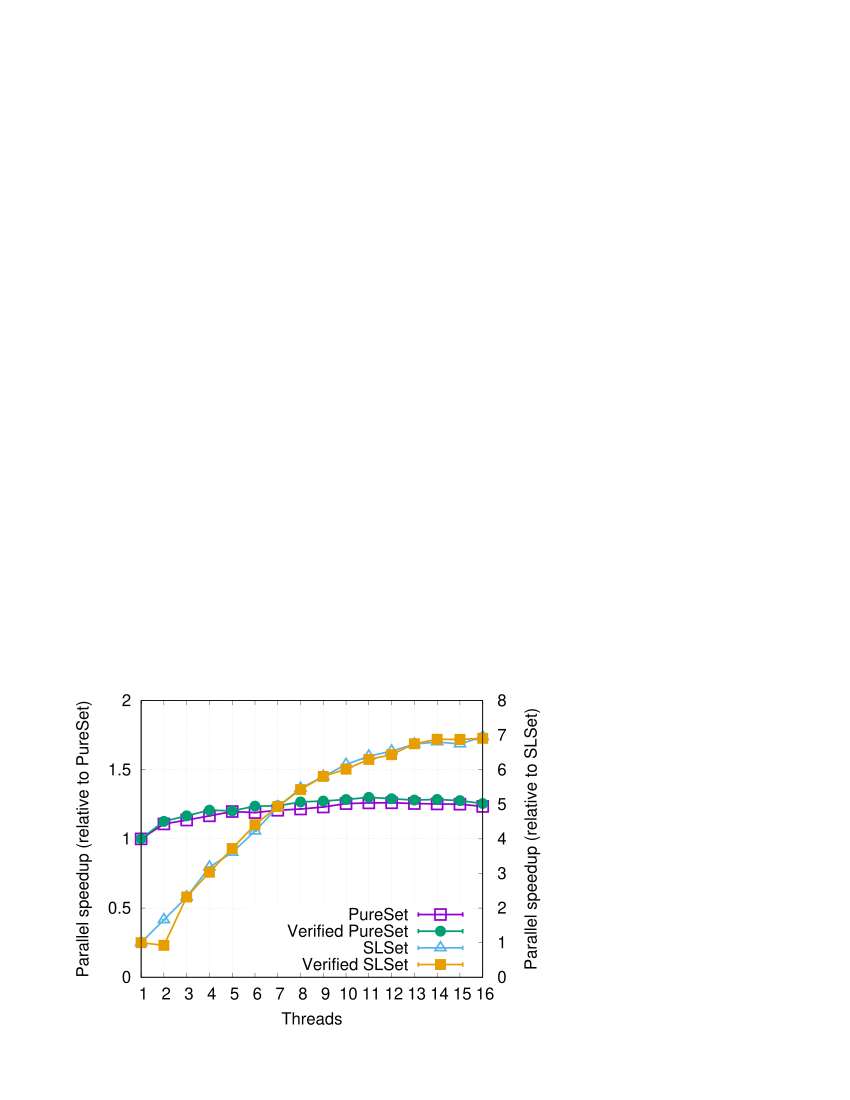

The gnuplot source for this figure:
set terminal postscript eps enhanced color font 'Helvetica,24'
set output "set.eps"
set format y "%g"
set grid xtics
set grid ytics
set grid ztics
set xlabel "Threads"
set xtics 1
set ylabel "Parallel speedup (relative to PureSet)"
set ytics nomirror
set yrange [0:2]
set y2label "Parallel speedup (relative to SLSet)"
set y2tics nomirror
set y2range [0:8]
set key bottom right
set datafile separator ","

pureset_init=system("head -1 reports/pureset.csv | cut -f2 -d,")
slset_init=system("head -1 reports/slset.csv | cut -f2 -d,")

plot "reports/pureset.csv" using 1:((pureset_init/$2)) \
     with errorlines linewidth 5.0 pointtype 4 pointsize 2.5 \
     title "PureSet" axes x1y1, \
     "reports/vpureset.csv" using 1:((pureset_init/$2)) \
     with errorlines linewidth 5.0 pointtype 7 pointsize 2.5 \
     title "Verified PureSet" axes x1y1, \
     "reports/slset.csv" using 1:((slset_init/$2)) \
     with errorlines linewidth 5.0 pointtype 8 pointsize 2.5 \
     title "SLSet" axes x1y2, \
     "reports/vslset.csv" using 1:((slset_init/$2)) \
     with errorlines linewidth 5.0 pointtype 5 pointsize 2.5 \
     title "Verified SLSet" axes x1y2
